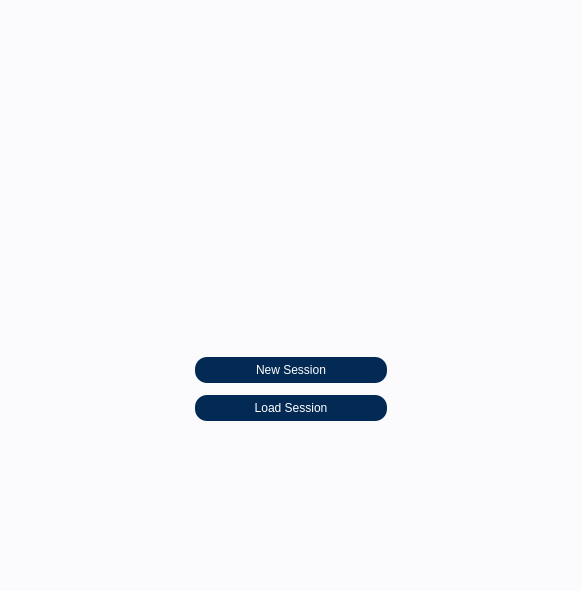
<?xml version="1.0" encoding="UTF-8"?>
<ui version="4.0">
 <class>Startup</class>
 <widget class="QDialog" name="Startup">
  <property name="geometry">
   <rect>
    <x>0</x>
    <y>0</y>
    <width>582</width>
    <height>591</height>
   </rect>
  </property>
  <property name="sizePolicy">
   <sizepolicy hsizetype="Maximum" vsizetype="Minimum">
    <horstretch>0</horstretch>
    <verstretch>0</verstretch>
   </sizepolicy>
  </property>
  <property name="maximumSize">
   <size>
    <width>582</width>
    <height>591</height>
   </size>
  </property>
  <property name="sizeIncrement">
   <size>
    <width>582</width>
    <height>591</height>
   </size>
  </property>
  <property name="baseSize">
   <size>
    <width>582</width>
    <height>591</height>
   </size>
  </property>
  <property name="windowTitle">
   <string>Dialog</string>
  </property>
  <property name="styleSheet">
   <string notr="true">/* This has to be changed to make it look like the Mockup */
QDialog#Startup {
    /*Adding logo to left top */
    background-image: url(:/StartImage.png);
    background-repeat: no-repeat;
    background-attachment: fixed;
    background-position: center;
    background-position: 70%;
	background-size: 700px;

    background-color: rgb(251,251,253);    

}

QPushButton {
    background-color: rgb(3, 41, 85);
	color: white;
    border-radius: 13px;
    padding: 5px;

    border-style: outset;
    border-width: 2px;
	border-color: rgba(0,0,0,0);
    min-width: 5em;

}


QPushButton:hover:!pressed
{

 background-color:rgb(0,89,166);
	color: white;
    border-radius: 13px;
    padding: 5px;

    border-style: outset;
    border-width: 2px;
	border-color: rgba(0,0,0,0);
    min-width: 5em;

}


QPushButton:pressed {
	/* Color to use for clicking*/
    background-color: rgb(7, 100, 207);
    border-style: inset;
}

QMessageBox {
	 background-image: none;
}

</string>
  </property>
  <layout class="QVBoxLayout" name="verticalLayout">
   <property name="spacing">
    <number>0</number>
   </property>
   <property name="sizeConstraint">
    <enum>QLayout::SetDefaultConstraint</enum>
   </property>
   <property name="leftMargin">
    <number>0</number>
   </property>
   <property name="topMargin">
    <number>0</number>
   </property>
   <property name="rightMargin">
    <number>0</number>
   </property>
   <property name="bottomMargin">
    <number>0</number>
   </property>
   <item alignment="Qt::AlignRight">
    <widget class="QFrame" name="frame">
     <property name="frameShape">
      <enum>QFrame::NoFrame</enum>
     </property>
     <property name="frameShadow">
      <enum>QFrame::Raised</enum>
     </property>
     <layout class="QHBoxLayout" name="horizontalLayout_2"/>
    </widget>
   </item>
   <item>
    <layout class="QHBoxLayout" name="horizontalLayout">
     <item>
      <spacer name="horizontalSpacer_2">
       <property name="orientation">
        <enum>Qt::Horizontal</enum>
       </property>
       <property name="sizeHint" stdset="0">
        <size>
         <width>40</width>
         <height>20</height>
        </size>
       </property>
      </spacer>
     </item>
     <item>
      <layout class="QVBoxLayout" name="verticalLayout_2">
       <item>
        <spacer name="verticalSpacer">
         <property name="orientation">
          <enum>Qt::Vertical</enum>
         </property>
         <property name="sizeHint" stdset="0">
          <size>
           <width>20</width>
           <height>40</height>
          </size>
         </property>
        </spacer>
       </item>
       <item>
        <spacer name="verticalSpacer_3">
         <property name="orientation">
          <enum>Qt::Vertical</enum>
         </property>
         <property name="sizeHint" stdset="0">
          <size>
           <width>20</width>
           <height>40</height>
          </size>
         </property>
        </spacer>
       </item>
       <item>
        <widget class="QPushButton" name="newSessionButton">
         <property name="sizePolicy">
          <sizepolicy hsizetype="MinimumExpanding" vsizetype="Fixed">
           <horstretch>0</horstretch>
           <verstretch>0</verstretch>
          </sizepolicy>
         </property>
         <property name="minimumSize">
          <size>
           <width>79</width>
           <height>0</height>
          </size>
         </property>
         <property name="maximumSize">
          <size>
           <width>350</width>
           <height>16777215</height>
          </size>
         </property>
         <property name="cursor">
          <cursorShape>PointingHandCursor</cursorShape>
         </property>
         <property name="text">
          <string>New Session</string>
         </property>
         <property name="shortcut">
          <string>Ctrl+N</string>
         </property>
        </widget>
       </item>
       <item>
        <spacer name="verticalSpacer_5">
         <property name="orientation">
          <enum>Qt::Vertical</enum>
         </property>
         <property name="sizeType">
          <enum>QSizePolicy::Fixed</enum>
         </property>
         <property name="sizeHint" stdset="0">
          <size>
           <width>20</width>
           <height>10</height>
          </size>
         </property>
        </spacer>
       </item>
       <item>
        <spacer name="verticalSpacer_4">
         <property name="orientation">
          <enum>Qt::Vertical</enum>
         </property>
         <property name="sizeType">
          <enum>QSizePolicy::Fixed</enum>
         </property>
         <property name="sizeHint" stdset="0">
          <size>
           <width>20</width>
           <height>0</height>
          </size>
         </property>
        </spacer>
       </item>
       <item>
        <widget class="QPushButton" name="loadSessionButton">
         <property name="sizePolicy">
          <sizepolicy hsizetype="MinimumExpanding" vsizetype="Fixed">
           <horstretch>0</horstretch>
           <verstretch>0</verstretch>
          </sizepolicy>
         </property>
         <property name="minimumSize">
          <size>
           <width>79</width>
           <height>0</height>
          </size>
         </property>
         <property name="maximumSize">
          <size>
           <width>350</width>
           <height>16777215</height>
          </size>
         </property>
         <property name="cursor">
          <cursorShape>PointingHandCursor</cursorShape>
         </property>
         <property name="text">
          <string>Load Session</string>
         </property>
         <property name="shortcut">
          <string>Ctrl+L</string>
         </property>
        </widget>
       </item>
       <item>
        <spacer name="verticalSpacer_2">
         <property name="orientation">
          <enum>Qt::Vertical</enum>
         </property>
         <property name="sizeHint" stdset="0">
          <size>
           <width>20</width>
           <height>40</height>
          </size>
         </property>
        </spacer>
       </item>
      </layout>
     </item>
     <item>
      <spacer name="horizontalSpacer">
       <property name="orientation">
        <enum>Qt::Horizontal</enum>
       </property>
       <property name="sizeHint" stdset="0">
        <size>
         <width>40</width>
         <height>20</height>
        </size>
       </property>
      </spacer>
     </item>
    </layout>
   </item>
  </layout>
 </widget>
 <resources/>
 <connections/>
</ui>
